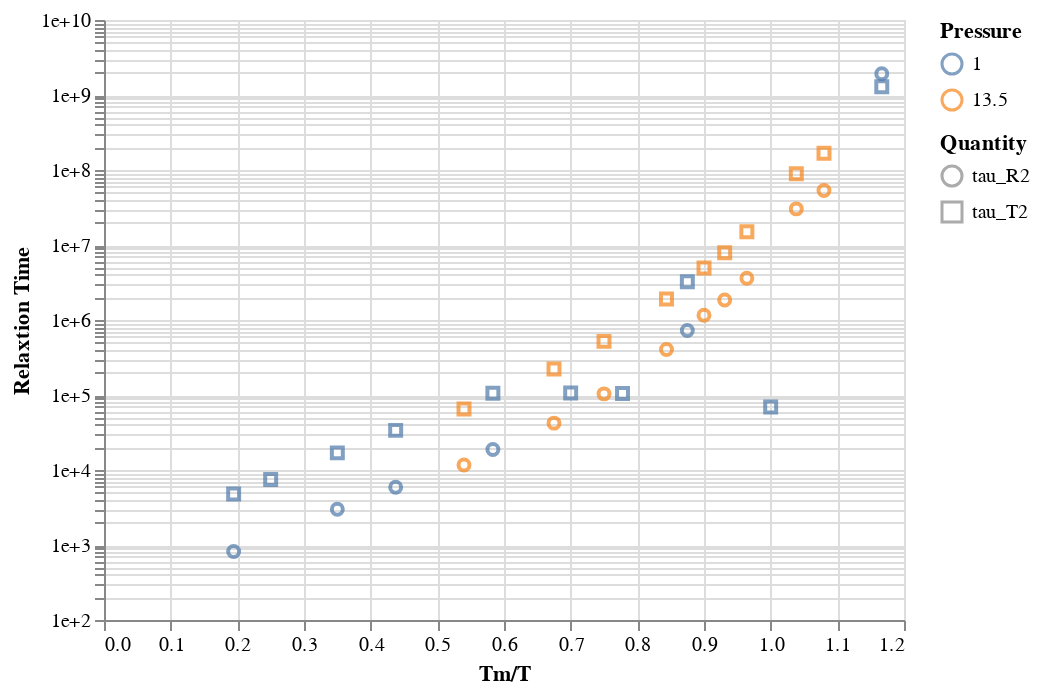

This figure's notebook cell:
### Markdown cell above
### Molecular Rotational Relaxation

### Code cell
import altair.vegalite.v2 as alt

c = alt.Chart(comp_relax_df).mark_point().encode(
    alt.X('inv_temp', title="Tm/T"),
    alt.Y('value', title="Relaxtion Time", scale=alt.Scale(type='log'), axis=alt.Axis(format='e')),
    alt.Color('pressure:N', title="Pressure"),
    alt.Shape('variable', title="Quantity"),
)

c.transform_filter((alt.datum.variable == "tau_R2") | (alt.datum.variable == "tau_T2"))

### Figure 1 — Vega-Lite specification as saved in the notebook (floating-point values rounded to 4 significant figures; data arrays with more than 128 entries replaced by an {"elided": "..."} marker saying what was removed)
{"$schema": "https://vega.github.io/schema/vega-lite/v2.6.0.json", "config": {"view": {"height": 300, "width": 400}}, "data": {"name": "data-a7a4cdf574781bfb04751905b025e023"}, "datasets": {"data-a7a4cdf574781bfb04751905b025e023": {"elided": "285 records"}}, "encoding": {"color": {"field": "pressure", "title": "Pressure", "type": "nominal"}, "shape": {"field": "variable", "title": "Quantity", "type": "nominal"}, "x": {"field": "inv_temp", "title": "Tm/T", "type": "quantitative"}, "y": {"axis": {"format": "e"}, "field": "value", "scale": {"type": "log"}, "title": "Relaxtion Time", "type": "quantitative"}}, "mark": "point", "transform": [{"filter": "((datum.variable === 'tau_R2') || (datum.variable === 'tau_T2'))"}]}
